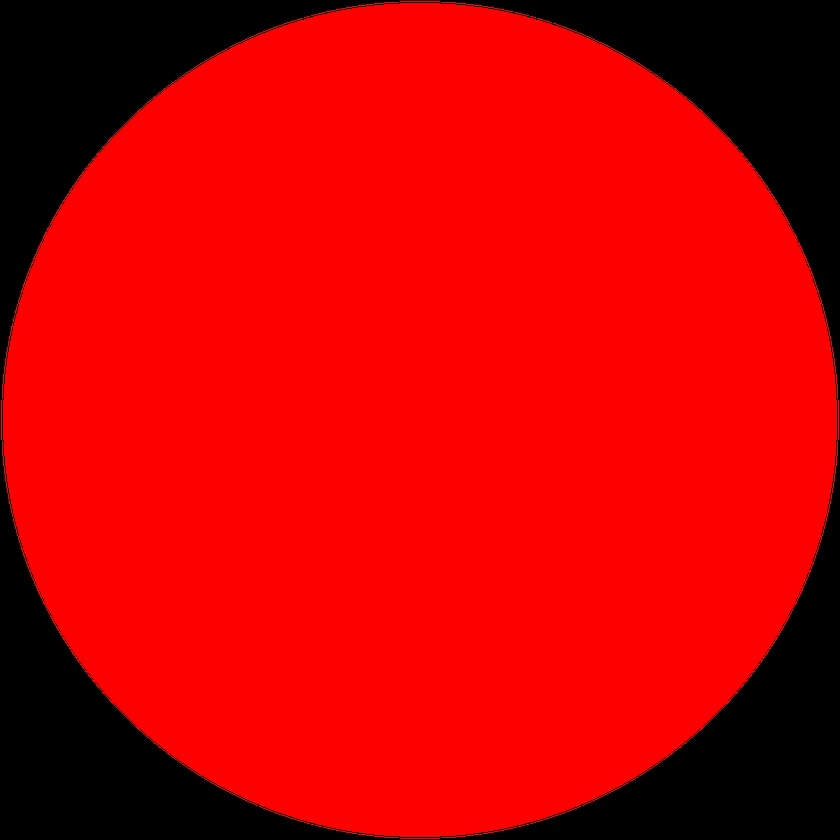
#> input picture ImageProcessing/c.jpg, 840 x 840 px, shrunk from 2000 x 2000 before the run
$ python temp1.py --template c.jpg --images .
#> lines starting #> are read from the running program, lines starting #| are printed output that depends on the picture
# import the necessary packages
import numpy as np
import argparse
import imutils
import glob
import cv2

# construct the argument parser and parse the arguments
ap = argparse.ArgumentParser()
ap.add_argument("-t", "--template", required=True, help="Path to template image")
ap.add_argument("-i", "--images", required=True,
	help="Path to images where template will be matched")
ap.add_argument("-v", "--visualize",
	help="Flag indicating whether or not to visualize each iteration")
args = vars(ap.parse_args())

# load the image image, convert it to grayscale, and detect edges
template = cv2.imread(args["template"])
#> template is the input picture: shape (840, 840, 3); mean B, G, R 0.3, 0.3, 197.6
template = cv2.cvtColor(template, cv2.COLOR_BGR2GRAY)
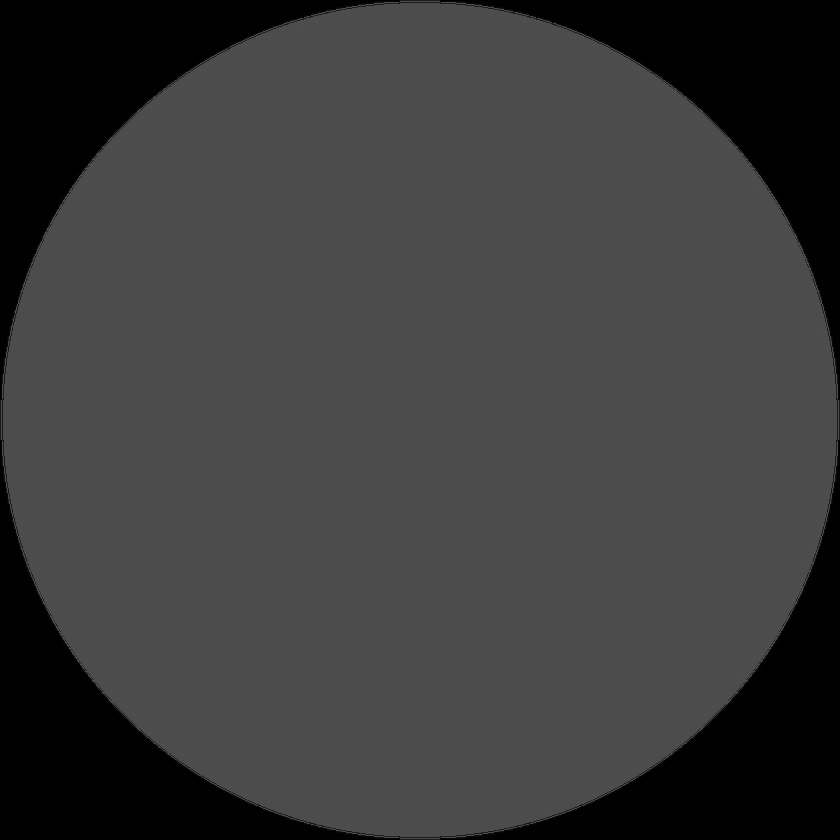
#> template: shape (840, 840); min 0, max 82, mean 59.3
template = cv2.Canny(template, 50, 200)
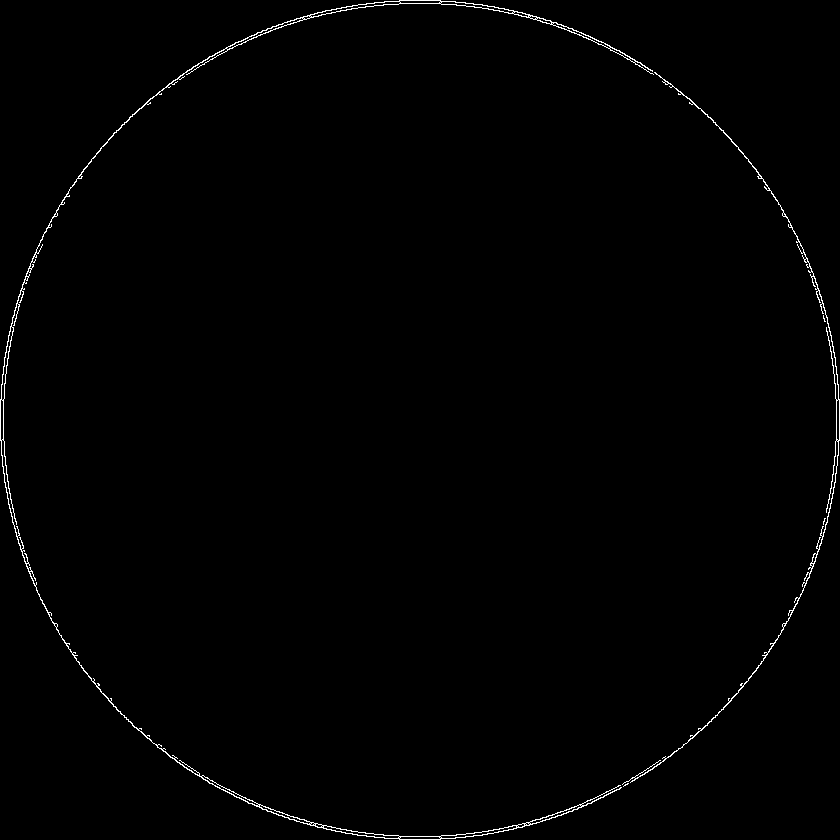
#> template: shape (840, 840); 0.75% white in thin lines or dots
(tH, tW) = template.shape[:2]
#> tH = 840; tW = 840
cv2.imshow("Template", template)
